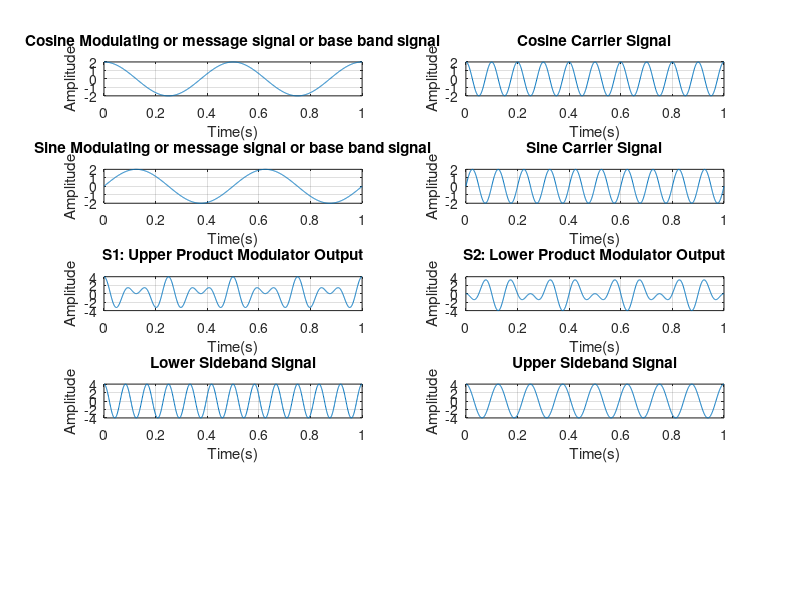

Reproduce this figure in MATLAB.
t = 0:0.001:1;
am = 2; % amplitude of message signal
ac = 2; % amplitude of carrier signal

% Cosine Message Signal
fm = 2; % frequency of message signal
x = am*cos(2*pi*fm*t);
subplot(5,2,1);
plot(t,x);
xlabel('Time(s)');
ylabel('Amplitude');
title('Cosine Modulating or message signal or base band signal');
grid on;

% Cosine Carrier Signal
fc = 10; % frequency of carrier signal
y = ac*cos(2*pi*fc*t);
subplot(5,2,2);
plot(t,y);
xlabel('Time(s)');
ylabel('Amplitude');
title('Cosine Carrier Signal');
grid on;

% Sine Message Signal
x_shifted = am*sin(2*pi*fm*t);
subplot(5,2,3);
plot(t,x_shifted);
xlabel('Time(s)');
ylabel('Amplitude');
title('Sine Modulating or message signal or base band signal');
grid on;

% Sine Carrier Signal
y_shifted = ac*sin(2*pi*fc*t);
subplot(5,2,4);
plot(t,y_shifted);
xlabel('Time(s)');
ylabel('Amplitude');
title('Sine Carrier Signal');
grid on;

% The output of upper product modulator 
s1 = (am*ac)/2*(cos(2*pi*(fc+fm)*t)+cos(2*pi*(fc-fm)*t));
subplot(5,2,5);
plot(t,s1);
xlabel('Time(s)');
ylabel('Amplitude');
title('S1: Upper Product Modulator Output');
grid on;

% Output of lower product modulator
s2 = (am*ac)/2*(cos(2*pi*(fc+fm)*t)-cos(2*pi*(fc-fm)*t));
subplot(5,2,6);
plot(t,s2);
xlabel('Time(s)');
ylabel('Amplitude');
title('S2: Lower Product Modulator Output');
grid on;

% SSBSC modulated wave s(t) having a lower sideband
lsb = s1 + s2;
subplot(5,2,7);
plot(t,lsb);
xlabel('Time(s)');
ylabel('Amplitude');
title('Lower Sideband Signal');
grid on;

% SSBSC modulated wave s(t) having an upper sideband
usb = s1 - s2;
subplot(5,2,8);
plot(t,usb);
xlabel('Time(s)');
ylabel('Amplitude');
title('Upper Sideband Signal');
grid on;

% Misc. Watermark
%annotation('textbox', 'String', '20240802543', 'FontSize', 30, 'Color', [0.5, 0.5, 0.5],'EdgeColor', 'none', 'HorizontalAlignment', 'center', 'Rotation', 45);
